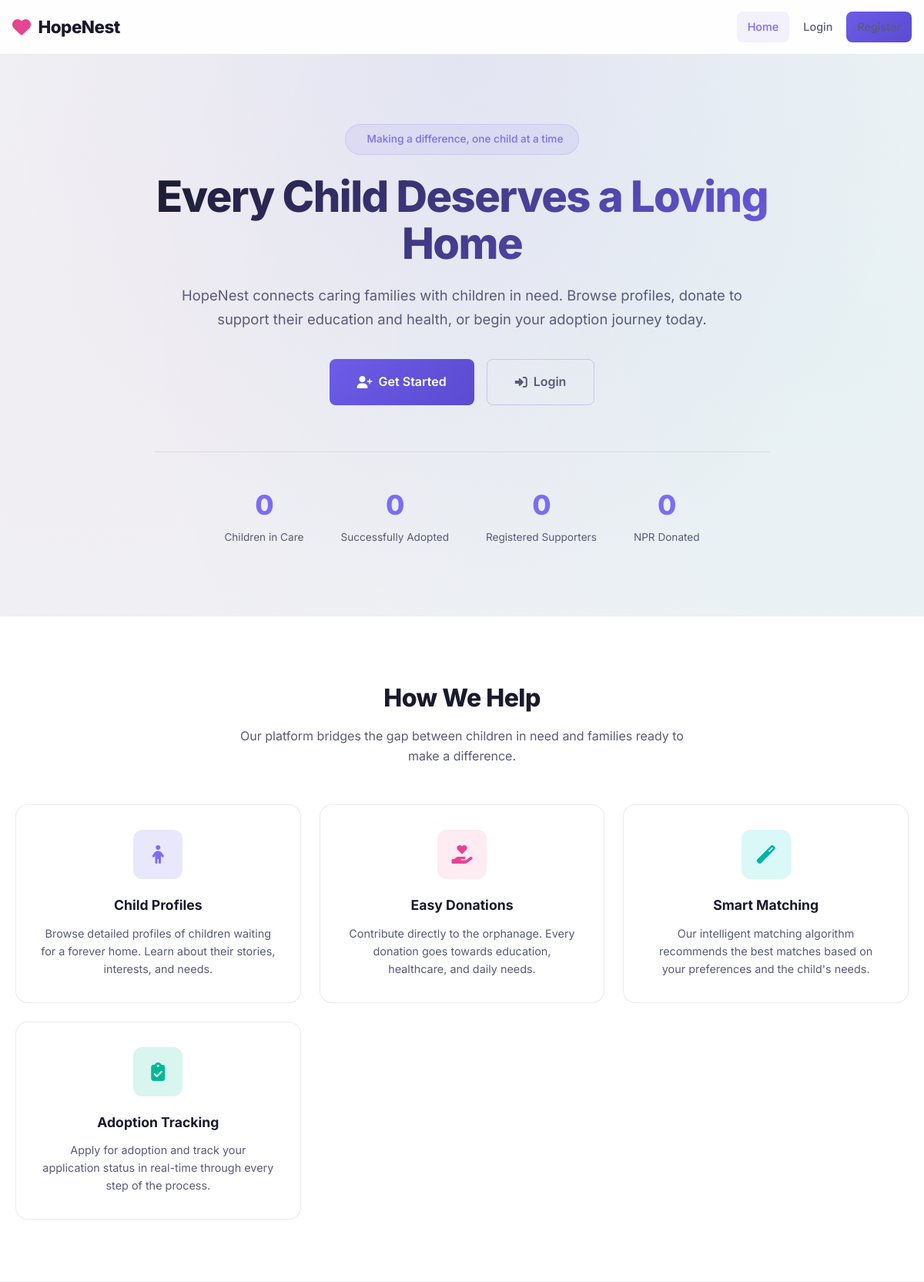
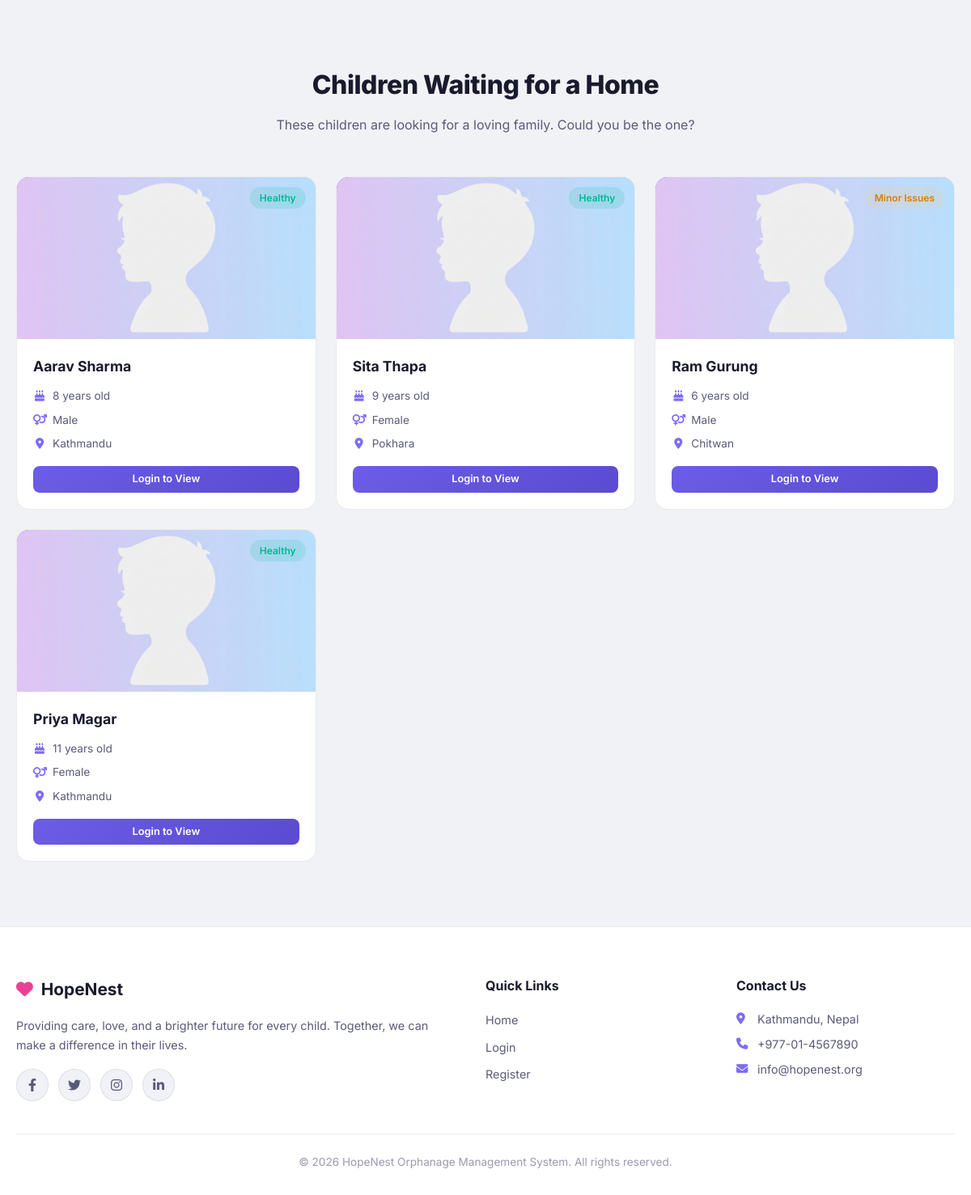
The page / on the database its author committed (2 pictures, top to bottom).
### tables this page shows
CREATE TABLE IF NOT EXISTS orphans (
    id INT AUTO_INCREMENT PRIMARY KEY,
    full_name VARCHAR(100) NOT NULL,
    date_of_birth DATE NOT NULL,
    gender ENUM('male', 'female') NOT NULL,
    health_status ENUM('healthy', 'minor_issues', 'special_needs') DEFAULT 'healthy',
    health_details TEXT,
    blood_group VARCHAR(5) DEFAULT NULL,
    behavioral_traits TEXT DEFAULT NULL,
    personality VARCHAR(255) DEFAULT NULL,
    emotional_needs VARCHAR(255) DEFAULT NULL,
    adaptability_level ENUM('high','moderate','low') DEFAULT 'moderate',
    background TEXT,
    location VARCHAR(100),
    education_level VARCHAR(100),
    photo VARCHAR(255) DEFAULT 'default.png',
    availability_status ENUM('available', 'adopted', 'pending') DEFAULT 'available',
    date_admitted DATE,
    created_at TIMESTAMP DEFAULT CURRENT_TIMESTAMP,
    updated_at TIMESTAMP DEFAULT CURRENT_TIMESTAMP ON UPDATE CURRENT_TIMESTAMP
);

### includes/functions.php (called while the page is built, shortened)
<?php
function isLoggedIn() {
    return isset($_SESSION['user_id']) && $_SESSION['role'] === 'user';
}
function isAdmin() {
    return isset($_SESSION['admin_id']) && $_SESSION['role'] === 'admin';
}
function getHealthBadge($status) {
    switch ($status) {
        case 'healthy':
            return 'badge-success';
        case 'minor_issues':
            return 'badge-warning';
    }
}
?>

### index.php (the view, shortened to what this page needs)
<?php
require_once 'config/database.php';
require_once 'includes/functions.php';
$totalOrphans = $pdo->query("SELECT COUNT(*) FROM orphans")->fetchColumn();
$totalAdopted = $pdo->query("SELECT COUNT(*) FROM orphans WHERE availability_status = 'adopted'")->fetchColumn();
$totalDonations = $pdo->query("SELECT COALESCE(SUM(amount), 0) FROM donations")->fetchColumn();
$totalUsers = $pdo->query("SELECT COUNT(*) FROM users")->fetchColumn();
$featuredOrphans = $pdo->query("SELECT *, TIMESTAMPDIFF(YEAR, date_of_birth, CURDATE()) AS age FROM orphans WHERE availability_status = 'available' ORDER BY created_at DESC LIMIT 4")->fetchAll();
require_once 'includes/header.php';
?>
<section class="hero" id="heroSection">
    <div class="hero-content">
        <div class="hero-badge">
            Making a difference, one child at a time
        </div>
        <h1>Every Child Deserves a Loving Home</h1>
        <p>HopeNest connects caring families with children in need. Browse profiles, donate to support their education and health, or begin your adoption journey today.</p>
        <div class="hero-buttons">
            <?php if (isLoggedIn()): ?>
                <a href="user/orphans.php" class="btn btn-primary btn-lg"><i class="fas fa-child"></i> View Children</a>
                <a href="user/donate.php" class="btn btn-secondary btn-lg"><i class="fas fa-hand-holding-heart"></i> Donate Now</a>
            <?php elseif (isAdmin()): ?>
                <a href="admin/dashboard.php" class="btn btn-primary btn-lg"><i class="fas fa-th-large"></i> Go to Dashboard</a>
            <?php else: ?>
                <a href="register.php" class="btn btn-primary btn-lg"><i class="fas fa-user-plus"></i> Get Started</a>
                <a href="login.php" class="btn btn-outline btn-lg"><i class="fas fa-sign-in-alt"></i> Login</a>
            <?php endif; ?>
        </div>
        <div class="hero-stats">
            <div class="hero-stat">
                <div class="value" data-count="<?php echo $totalOrphans; ?>">0</div>
                <div class="label">Children in Care</div>
            </div>
            <div class="hero-stat">
                <div class="value" data-count="<?php echo $totalAdopted; ?>">0</div>
                <div class="label">Successfully Adopted</div>
            </div>
            <div class="hero-stat">
                <div class="value" data-count="<?php echo $totalUsers; ?>">0</div>
                <div class="label">Registered Supporters</div>
            </div>
            <div class="hero-stat">
                <div class="value" data-count="<?php echo round($totalDonations / 1000); ?>" data-suffix="K+">0</div>
                <div class="label">NPR Donated</div>
            </div>
        </div>
    </div>
</section>
<section class="section" style="background: var(--bg-card);">
    <div class="section-header">
        <h2>How We Help</h2>
        <p>Our platform bridges the gap between children in need and families ready to make a difference.</p>
    </div>
    <div class="features-grid">
        <div class="feature-card">
            <div class="feature-icon"><i class="fas fa-child"></i></div>
            <h3>Child Profiles</h3>
            <p>Browse detailed profiles of children waiting for a forever home. Learn about their stories, interests, and needs.</p>
        </div>
        <div class="feature-card">
            <div class="feature-icon"><i class="fas fa-hand-holding-heart"></i></div>
            <h3>Easy Donations</h3>
            <p>Contribute directly to the orphanage. Every donation goes towards education, healthcare, and daily needs.</p>
        </div>
        <div class="feature-card">
            <div class="feature-icon"><i class="fas fa-magic"></i></div>
            <h3>Smart Matching</h3>
            <p>Our intelligent matching algorithm recommends the best matches based on your preferences and the child's needs.</p>
        </div>
        <div class="feature-card">
            <div class="feature-icon"><i class="fas fa-clipboard-check"></i></div>
            <h3>Adoption Tracking</h3>
            <p>Apply for adoption and track your application status in real-time through every step of the process.</p>
        </div>
    </div>
</section>
<?php if (!empty($featuredOrphans)): ?>
<section class="section">
    <div class="section-header">
        <h2>Children Waiting for a Home</h2>
        <p>These children are looking for a loving family. Could you be the one?</p>
    </div>
    <div class="orphan-grid" style="max-width: 1200px; margin: 0 auto;">
        <?php foreach ($featuredOrphans as $orphan): ?>
        <div class="orphan-card" data-searchable>
            <div class="orphan-card-image">
                <?php
                $photo = $orphan['photo'] ?? 'default.png';
                $photoPath = '/orphanage-management-system/uploads/orphans/' . $photo;
                ?>
                <img src="<?php echo $photoPath; ?>" alt="<?php echo htmlspecialchars($orphan['full_name']); ?>" class="orphan-card-photo">
                <span class="status-tag badge <?php echo getHealthBadge($orphan['health_status']); ?>">
                    <?php echo ucfirst(str_replace('_', ' ', $orphan['health_status'])); ?>
                </span>
            </div>
            <div class="orphan-card-body">
                <h3><?php echo htmlspecialchars($orphan['full_name']); ?></h3>
                <div class="orphan-card-info">
                    <span><i class="fas fa-birthday-cake"></i> <?php echo $orphan['age']; ?> years old</span>
                    <span><i class="fas fa-venus-mars"></i> <?php echo ucfirst($orphan['gender']); ?></span>
                    <span><i class="fas fa-map-marker-alt"></i> <?php echo htmlspecialchars($orphan['location']); ?></span>
                </div>
                <div class="orphan-card-actions">
                    <?php if (isLoggedIn()): ?>
                        <a href="user/orphan_detail.php?id=<?php echo $orphan['id']; ?>" class="btn btn-primary btn-sm btn-block">View Profile</a>
                    <?php else: ?>
                        <a href="login.php" class="btn btn-primary btn-sm btn-block">Login to View</a>
                    <?php endif; ?>
                </div>
            </div>
        </div>
        <?php endforeach; ?>
    </div>
</section>
<?php endif; ?>
<?php require_once 'includes/footer.php'; ?>

### rows shown on the page
orphans: photo (placeholder picture), health_status "Healthy", full_name "Aarav Sharma", age "8", gender "Male", location "Kathmandu"
orphans: photo (placeholder picture), health_status "Healthy", full_name "Sita Thapa", age "9", gender "Female", location "Pokhara"
orphans: photo (placeholder picture), health_status "Minor Issues", full_name "Ram Gurung", age "6", gender "Male", location "Chitwan"
orphans: photo (placeholder picture), health_status "Healthy", full_name "Priya Magar", age "11", gender "Female", location "Kathmandu"
